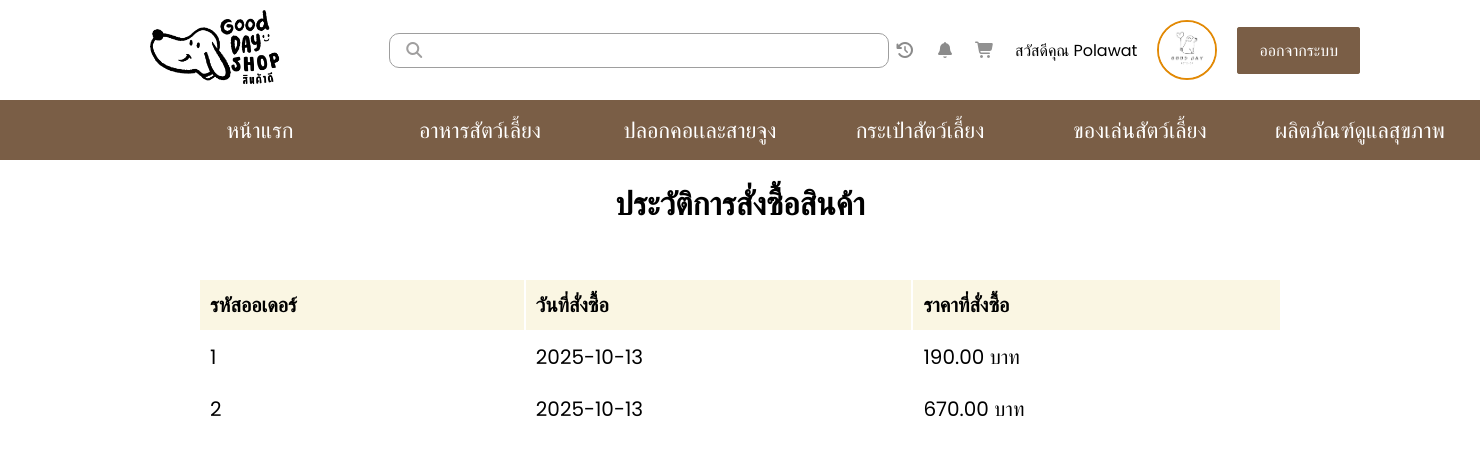
The page /orderhistory.php (signed in) on the database its author committed.
### tables this page shows
CREATE TABLE `orders` (
  `order_id` int(11) NOT NULL,
  `cus_id` int(11) NOT NULL,
  `order_date` date NOT NULL,
  `total_price` decimal(10,2) NOT NULL
);

### orderhistory.php (the view, shortened to what this page needs)
<!DOCTYPE html>
<html lang="en">
<head>
    <link rel="stylesheet" href="style/cart.css">
    <link rel="stylesheet" href="https://cdnjs.cloudflare.com/ajax/libs/font-awesome/7.0.1/css/all.min.css" />
</head>
<body>
<?php
require_once("conn.php");
$fname = $_SESSION['cus_fname'];
$picture = $_SESSION['cus_picture'];
$cus_id = $_SESSION["cus_id"];
$sql_orders = "SELECT * FROM orders WHERE cus_id = '$cus_id' ORDER BY order_date DESC";
$result = $conn->query($sql_orders);
?>
   <header>
<div class="head-container">
            <div class="logo">
                <img src="img/Shop2.png">
            </div>
            <div class="search-box">
                <input type="text">
                <i class="fa-solid fa-magnifying-glass"></i>
            </div>
            <div class="menubar">
                <ul>
                    <li class="bell"><a href="orderhistory.php"><i class="fa-solid fa-clock-rotate-left"></i></a></li>
                    <li class="bell"><a href=""><i class="fa-solid fa-bell"></i></a></li>
                    <li class="cart"><a href="cart.php"><i class="fa-solid fa-cart-shopping"></i></a></li>
                    <li class="#"><a href="editprofile.php">สวัสดีคุณ <?php echo ($fname); ?> </a></li>
                    <li class="pic-box">
                        <a href="editprofile.php">
                            <img src="img/profile_pic/<?php echo $picture; ?>" alt="Profile Image">
                        </a>
                    </li>
                    <li class="regis-btn"><a href="login.php">ออกจากระบบ</a></li>
                </ul>
            </div>
        </div>
    </header>
<nav class="main-nav" id="mainNav">
            <ul>
                <li><a href="user-login.php">หน้าแรก</a></li>
                <li><a href="#petfood">อาหารสัตว์เลี้ยง</a>
                </li>
                <li><a href="#lead">ปลอกคอเเละสายจูง</a></li>
                <li><a href="#petbackpack">กระเป๋าสัตว์เลี้ยง</a></li>
                <li><a href="#pettoy">ของเล่นสัตว์เลี้ยง</a></li>
                <li><a href="#petcare">ผลิตภัณฑ์ดูแลสุขภาพ</a></li>
            </ul>
        </nav>
<h1 class="title-bd">ประวัติการสั่งซื้อสินค้า</h1>
<div class="container-bd">
<?php
if ($result && $result->num_rows > 0) {
    echo"<table>";
        echo "<tr>
                <th>รหัสออเดอร์</th>
                <th>วันที่สั่งซื้อ</th>
                <th>ราคาที่สั่งซื้อ</th>
            </tr>";
        while ($row = $result->fetch_assoc()) {
            echo "<tr>";
            echo    "<td>" . $row['order_id'] . "</td>";
            echo    "<td>" . $row['order_date'] . "</td>";
            echo    "<td>" . $row['total_price']. " บาท</td>";
            echo "</tr>";
    }
    echo"</table>";
}else{
    echo "ไม่มีประวัติการซื้อสินค้า";
}
?>
</div>
</body>
</html>

### style/cart.css (style rules this page uses)
* { box-sizing: border-box; padding: 0; margin: 0; font-family: Poppins,Itim,sans-serif; color: black }
body { width: 100%; overflow-x: hidden; }
html { scroll-behavior: smooth; }
[id] { scroll-margin-top: 70px; }
.head-container { height: 100px; display: flex; justify-content: space-between; width: 100%; background-color: #fff; }
.pic-box { margin-right: 10px; border-radius: 50%; overflow: hidden; border: 2px solid rgb(226, 137, 4); width: 60px; height: 60px; }
.pic-box img { width: 100%; height: 100%; object-fit: cover; object-position: center; }
.menubar { display: flex; height: 100%; align-items: center; padding-right: 100px; max-width: fit-content; width: 100%; }
.menubar ul { list-style: none; display: flex; align-items: center; }
.menubar ul a { text-decoration: none; }
.menubar ul li { margin-right: 20px; }
.regis-btn a { padding: 10px 20px 10px 20px; background-color: #7a5e46; border: 2px solid #7a5e46; border-radius: 3px; color: #fff; transition: 0.5s; }
.search-box { height: 100%; width: 100%; display: flex; justify-content: center; align-items: center; }
.search-box i { position: absolute; margin-left: -350px; color: rgb(160, 159, 159); }
.search-box input { width: 500px; height: 35px; border: 1px solid rgb(158, 158, 158); padding: 10px 10px 10px 40px; border-radius: 10px; margin-left: 100px; transition: 0.5s; }
.bell i { color: rgb(139, 139, 139); }
.cart i { color: #919191; }
.logo { height: 100%; width: auto; display: flex; align-items: center; padding-left: 150px; }
.logo img { height: 80%; object-fit: cover; }
nav ul { list-style: none; display: flex; align-items: center; height: 60px; justify-content: space-between; position: absolute; }
nav ul a { text-decoration: none; height: 100%; color: #ffffff; align-items: center; width: 220px; display: flex; transition: 0.3s; justify-content: center; font-size: 22px; }
nav ul li { height: 100%; display: flex; transition: 0.3s; }
.main-nav { height: 60px; width: 100%; background-color: #7a5e46; padding: 0px 150px 0px 150px; position: sticky; top: 0; z-index: 1000; }
.container-bd { display: flex; width: 100%; height: 100%; align-items: center; justify-content: center; }
.container-bd table { width: 80%; padding: 50px; }
.container-bd table th { background-color: #FAF6E3; padding: 10px; }
.container-bd table tr,td { text-align: left; font-size: 20px; padding: 10px; }
.title-bd { text-align: center; padding-top: 20px; }

### rows shown on the page
orders: order_id "1", order_date "2025-10-13", total_price "190.00"
orders: order_id "2", order_date "2025-10-13", total_price "670.00"

### other values the page prints
$fname "Polawat"
